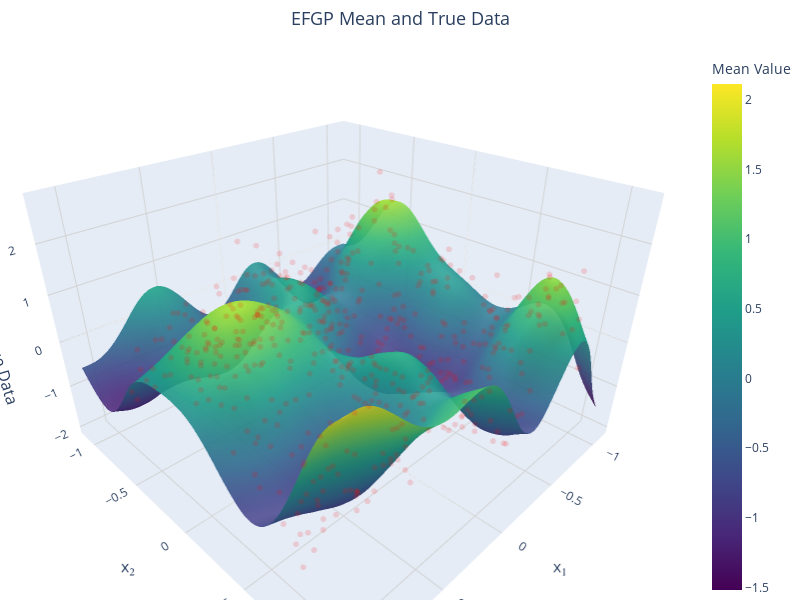

The notebook cell saved with this chart:
### Code cell
# add plot of fit and true function

if d == 2:

    import plotly.graph_objects as go
    import numpy as np
    from scipy.interpolate import griddata

    # --- Prepare Data for Plotting ---
    # Extract x1, x2 coordinates and mean values from tensors
    x1 = x_new[:, 0].cpu().numpy()
    x2 = x_new[:, 1].cpu().numpy()
    mean_values = mean.cpu().numpy()

    # Create a grid for the surface plot
    x1_grid = np.linspace(x1.min(), x1.max(), 100)
    x2_grid = np.linspace(x2.min(), x2.max(), 100)
    X1, X2 = np.meshgrid(x1_grid, x2_grid)

    # Interpolate mean values onto the grid for smooth surface visualization
    mean_surface = griddata(
        points=(x1, x2), 
        values=mean_values, 
        xi=(X1, X2), 
        method='cubic'
    )

    # --- Create Interactive 3D Plot ---
    fig = go.Figure()

    # Add the mean surface with transparency
    fig.add_trace(go.Surface(
        z=mean_surface,
        x=X1,
        y=X2,
        colorscale='Viridis',
        opacity=0.9,  # Increased opacity for better visibility
        name='EFGP Mean',
        colorbar=dict(
            title=dict(
                text="Mean Value",
                font=dict(size=14)
            ),
            tickfont=dict(size=12)
        )
    ))

    # Add scatter points for the true data with much higher transparency
    # Sample only a subset of points to reduce clutter
    sample_size = min(500, len(x))  # Limit to 500 points max
    indices = np.random.choice(len(x), sample_size, replace=False)
    
    fig.add_trace(go.Scatter3d(
        x=x[indices, 0].cpu().numpy(),
        y=x[indices, 1].cpu().numpy(),
        z=y[indices].cpu().numpy(),
        mode='markers',
        marker=dict(
            size=2,  # Even smaller scatter points
            color='red',
            opacity=0.15,  # Much higher transparency
            symbol='circle'
        ),
        name='True Data (Sample)'
    ))

    # --- Update Layout for Better Visualization ---
    fig.update_layout(
        scene=dict(
            aspectmode='manual',
            aspectratio=dict(x=1.5, y=1.5, z=1), # Make x and y dimensions wider relative to z
            xaxis=dict(
                title=dict(
                    text='x₁',
                    font=dict(size=16)
                ),
                tickfont=dict(size=12),
                showgrid=True,
                gridcolor='lightgray'
            ),
            yaxis=dict(
                title=dict(
                    text='x₂',
                    font=dict(size=16)
                ),
                tickfont=dict(size=12),
                showgrid=True,
                gridcolor='lightgray'
            ),
            zaxis=dict(
                title=dict(
                    text='Mean/True Data',
                    font=dict(size=16)
                ),
                tickfont=dict(size=12),
                showgrid=True,
                gridcolor='lightgray'
            ),
            camera=dict(
                eye=dict(x=1.5, y=1.5, z=1.2)  # Adjusted camera angle for better view
            )
        ),
        title=dict(
            text='EFGP Mean and True Data',
            font=dict(size=18),
            x=0.5,  # Center the title
            xanchor='center'
        ),
        legend=dict(
            x=0.8,
            y=0.9,
            font=dict(size=12),
            bgcolor='rgba(255, 255, 255, 0.8)',  # Add a semi-transparent background
            bordercolor='black',
            borderwidth=1
        ),
        margin=dict(l=0, r=0, t=50, b=0),  # Reduce margins for a cleaner look
        width=800,  # Increase figure width
        height=600   # Increase figure height
    )

    # Display the plot
    fig.show()

### Figure 1 — Plotly figure (JSON) as saved in the notebook; plotly's stock layout.template omitted (floating-point values rounded to 4 significant figures; data arrays with more than 128 entries replaced by an {"elided": "..."} marker saying what was removed)
{"data": [{"colorbar": {"tickfont": {"size": 12}, "title": {"font": {"size": 14}, "text": "Mean Value"}}, "colorscale": [[0, "#440154"], [0.1111, "#482878"], [0.2222, "#3e4989"], [0.3333, "#31688e"], [0.4444, "#26828e"], [0.5556, "#1f9e89"], [0.6667, "#35b779"], [0.7778, "#6ece58"], [0.8889, "#b5de2b"], [1, "#fde725"]], "name": "EFGP Mean", "opacity": 0.9, "type": "surface", "x": {"elided": "100x100 float values"}, "y": {"elided": "100x100 float values"}, "z": {"elided": "100x100 float values"}}, {"marker": {"color": "red", "opacity": 0.15, "size": 2, "symbol": "circle"}, "mode": "markers", "name": "True Data (Sample)", "type": "scatter3d", "x": {"elided": "500 float values"}, "y": {"elided": "500 float values"}, "z": {"elided": "500 float values"}}], "layout": {"height": 600, "legend": {"bgcolor": "rgba(255, 255, 255, 0.8)", "bordercolor": "black", "borderwidth": 1, "font": {"size": 12}, "x": 0.8, "y": 0.9}, "margin": {"b": 0, "l": 0, "r": 0, "t": 50}, "scene": {"aspectmode": "manual", "aspectratio": {"x": 1.5, "y": 1.5, "z": 1}, "camera": {"eye": {"x": 1.5, "y": 1.5, "z": 1.2}}, "xaxis": {"gridcolor": "lightgray", "showgrid": true, "tickfont": {"size": 12}, "title": {"font": {"size": 16}, "text": "x₁"}}, "yaxis": {"gridcolor": "lightgray", "showgrid": true, "tickfont": {"size": 12}, "title": {"font": {"size": 16}, "text": "x₂"}}, "zaxis": {"gridcolor": "lightgray", "showgrid": true, "tickfont": {"size": 12}, "title": {"font": {"size": 16}, "text": "Mean/True Data"}}}, "title": {"font": {"size": 18}, "text": "EFGP Mean and True Data", "x": 0.5, "xanchor": "center"}, "width": 800}}
